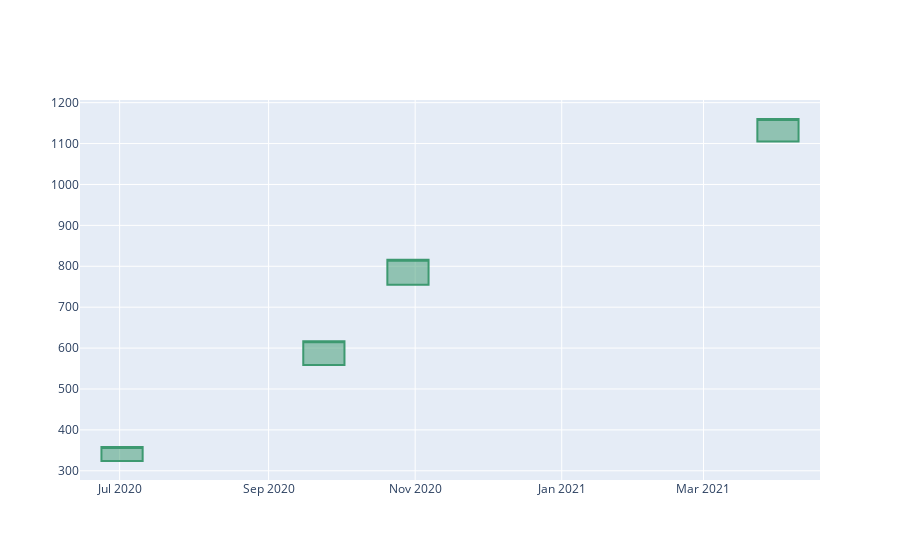

Notebook cell for this chart:
### Code cell
fig=go.Figure([go.Candlestick(x=df2.index,open= df2['Open'], high=df2['High'],
                low=df2['Low'],
                close=df2['Close'])])
fig.update_layout(xaxis_rangeslider_visible=False)
fig.show()

### Figure 1 — Plotly figure (JSON) as saved in the notebook; plotly's stock layout.template omitted (floating-point values rounded to 4 significant figures)
{"data": [{"close": [1160.0, 815.7, 617.0, 358.0], "high": [1160.0, 815.7, 617.7, 358.0], "low": [1105.0, 755, 558.8, 324.0], "open": [1105.0, 755, 558.8, 324.0], "type": "candlestick", "x": ["2021-04-01T00:00:00", "2020-10-29T00:00:00", "2020-09-24T00:00:00", "2020-07-02T00:00:00"]}], "layout": {"xaxis": {"rangeslider": {"visible": false}}}}
